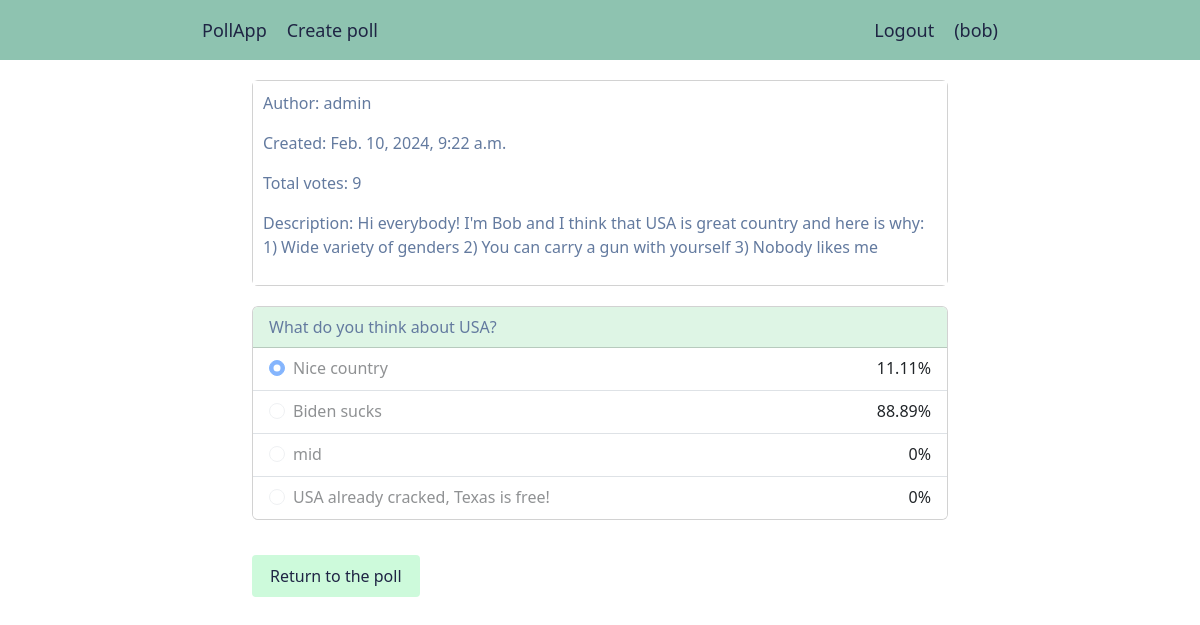
The page /poll/detail/12/result/ (signed in) on the database its author committed.
### poll/models.py (models this page shows, shortened)
class Poll(models.Model):
	owner = models.ForeignKey(User, on_delete=models.CASCADE)
	title = models.CharField(max_length=300, blank=False)
	description = models.TextField(blank=True)
	created = models.DateTimeField(auto_now_add=True)
	class Meta:
		ordering = ['-created']
	def get_result(self) -> dict:
		result = {}
		choices = self.choices.all()
		total_votes = self.total_votes(choices)
		for choice in choices:
			if not choice.votes:
				result[choice.id] = 0
				continue
			result[choice.id] = round((choice.votes / total_votes) * 100, 2)
		return result
	def total_votes(self, queryset=None) -> int:
		total = 0
		if not queryset:
			queryset = self.choices.all()
		for choice in queryset:
			total += choice.votes
		return total

class Choice(models.Model):
	poll = models.ForeignKey(Poll, on_delete=models.CASCADE,
							 	   related_name='choices')
	user_votes = models.ManyToManyField(User, related_name='voted_for')
	choice = models.CharField(max_length=200)
	votes = models.PositiveIntegerField(default=0)
	def has_user(self, user: Type['User']) -> bool:
		return user in self.user_votes.all()

### poll/views.py (the view)
# urls.py: path('detail/<pk>/result/', views.PollResultView.as_view(),
class PollResultView(View, TemplateResponseMixin):
	template_name = 'polls/result.html'
	def get(self, request, pk):
		poll = get_object_or_404(Poll, id=pk)
		choices = poll.choices.all()
		poll_result = poll.get_result()
		context_choices = {}
		selected_choice_id = None
		for choice in choices:
			if choice.has_user(request.user):
				selected_choice_id = choice.id
			context_choices[choice.id] = [choice.choice,
									      poll_result[choice.id]]
		context = {'choices': context_choices,
				   'poll': poll,
				   'selected_choice_id': selected_choice_id}
		return self.render_to_response(context)

### poll/templates/polls/result.html (shortened to what this page needs)
{% extends "base.html" %}
{% block content %}
	<div class="card">
  	<div class="card-body card-info">
    	<p>Author: {{ poll.owner }}</p>
    	<p>Created: {{ poll.created }}</p>
    	<p>Total votes: {{ poll.total_votes }}</p>
    	{% if poll.description %}
    		<p>Description: {{ poll.description }}</p>
  		{% endif %}
  	</div>
	</div>
	<div class="card">
		<div class="card-header">
	  	{{ poll.title }}
		</div>
	    <ul class="list-group list-group-flush">
		    {% for id, choice in choices.items %}
				  <li class="list-group-item">
				    <div class="form-check form-check-inline">
			  			<input class="form-check-input" type="radio" name="choices" id="{{ id }}" value="{{ id }}"
			  			{% if selected_choice_id == id %}checked disabled{% else %}disabled{% endif %}>
			  			<label class="form-check-label" for="{{ id }}">
			  				{{ choice|first }}
			  			</label>
						</div>
						{{ choice|last }}%
					</li>
		    {% endfor %}
		  </ul>
	</div>
	<a href="{% url 'poll:detail' poll.id %}" class="btn btn-mint">Return to the poll</a>
{% endblock %}

### poll/templates/base.html (shortened to what this page needs)
{% load django_bootstrap5 %}
{% load static %}
<!DOCTYPE html>
<html>
<head>
	{% bootstrap_css %}
	<link rel="stylesheet" type="text/css" href="{% static 'css/base.css' %}">
</head>
<body>
	<ul class="nav-bar">
		<a href="{% url 'poll:list' %}" class="nav-item">PollApp</a>
		{% if request.user.is_authenticated %}
			<a href="{% url 'poll:create' %}" class="nav-item">Create poll</a>
			<a href="{% url 'users:logout' %}" class="nav-auth">Logout</a>
			<li class="nav-item">({{ request.user.username }})</li>
		{% else %}
			<a href="{% url 'users:login' %}" class="nav-auth">Login</a>
			<a href="{% url 'users:registration' %}" class="nav-auth">Registration</a>
		{% endif %}
	</ul>
	<div class="container">
		{% block content %}
		{% endblock %}
	</div>
</body>
</html>

### poll/static/css/base.css (style rules this page uses)
.nav-bar { background-color: #8EC3B0; width: 100%; height: 60px; margin-bottom: 20px; padding-left: 16%; padding-right: 16%; list-style: none; display: flex; justify-content: space-between; align-items: center; }
.nav-item, .nav-auth { text-decoration: none; font-size: 18px; font-weight: 500; color: #1F2544; padding: 0 10px; white-space: nowrap; text-overflow: ellipsis; }
.nav-auth { margin-left: auto; }
.container { max-width: 60%; }
.card { color: #1F2544; margin-bottom: 20px; }
.card-header { background-color: #DEF5E5; color: #637A9F !important; }
.card-body { background-color: #BCEAD5; color: #637A9F !important; }
.btn-mint { display: inline-block; background-color: #CDFADB; color: #1F2544; padding: 8px 17px 8px 17px; border-radius: .25rem; margin: 15px 10px 15px 0px; }
.card-info { background-color: #ffff; padding: 10px; }
.list-group-item { display: flex; justify-content: space-between; }

### rows shown on the page
Poll: owner "admin", created "Feb. 10, 2024, 9:22 a.m.", total_votes "9", description "Hi everybody! I'm Bob and I think that USA is great country and here is why: 1) Wide variety of genders 2) You can carry a gun with yourself 3) Nobody likes me", title "What do you think about USA?"
Choice: choice "Nice country", choice "11.11"
Choice: choice "Biden sucks", choice "88.89"
Choice: choice "mid", votes "0"
Choice: choice "USA already cracked, Texas is free!", votes "0"

### other values the page prints
{{ request.user.username }} "bob"
